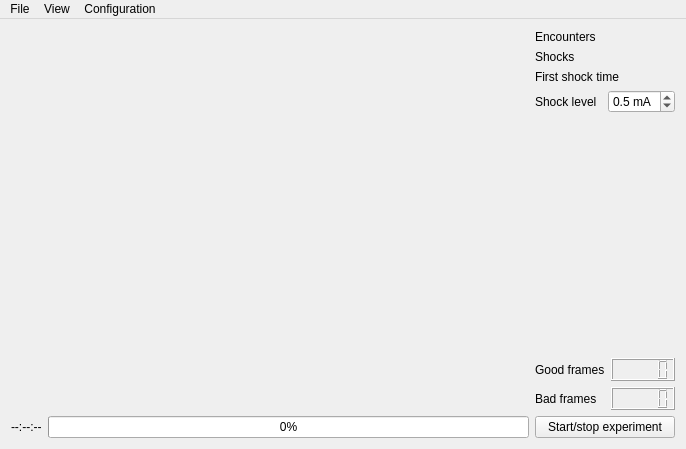
<?xml version="1.0" encoding="UTF-8"?>
<ui version="4.0">
 <class>kachnatracker</class>
 <widget class="QMainWindow" name="kachnatracker">
  <property name="geometry">
   <rect>
    <x>0</x>
    <y>0</y>
    <width>686</width>
    <height>449</height>
   </rect>
  </property>
  <property name="windowTitle">
   <string>Kachna Tracker</string>
  </property>
  <property name="windowIcon">
   <iconset resource="resources.qrc">
    <normaloff>:/icons/resources/duck.png</normaloff>:/icons/resources/duck.png</iconset>
  </property>
  <widget class="QWidget" name="centralWidget">
   <layout class="QHBoxLayout" name="horizontalLayout">
    <item>
     <layout class="QVBoxLayout" name="verticalLayout" stretch="1,0">
      <item>
       <widget class="QLabel" name="displayLabel">
        <property name="text">
         <string/>
        </property>
       </widget>
      </item>
      <item>
       <layout class="QHBoxLayout" name="horizontalLayout_3">
        <item>
         <widget class="QLabel" name="timeLabel">
          <property name="text">
           <string>--:--:--</string>
          </property>
         </widget>
        </item>
        <item>
         <widget class="QProgressBar" name="progressBar">
          <property name="value">
           <number>0</number>
          </property>
         </widget>
        </item>
       </layout>
      </item>
     </layout>
    </item>
    <item>
     <layout class="QVBoxLayout" name="verticalLayout_2">
      <item>
       <layout class="QFormLayout" name="formLayout">
        <property name="fieldGrowthPolicy">
         <enum>QFormLayout::AllNonFixedFieldsGrow</enum>
        </property>
        <item row="0" column="0">
         <widget class="QLabel" name="label">
          <property name="text">
           <string>Encounters</string>
          </property>
         </widget>
        </item>
        <item row="0" column="1">
         <widget class="QLabel" name="encounterLabel">
          <property name="text">
           <string/>
          </property>
         </widget>
        </item>
        <item row="1" column="0">
         <widget class="QLabel" name="label_2">
          <property name="text">
           <string>Shocks</string>
          </property>
         </widget>
        </item>
        <item row="1" column="1">
         <widget class="QLabel" name="shockLabel">
          <property name="text">
           <string/>
          </property>
         </widget>
        </item>
        <item row="2" column="0">
         <widget class="QLabel" name="label_3">
          <property name="text">
           <string>First shock time</string>
          </property>
         </widget>
        </item>
        <item row="2" column="1">
         <widget class="QLabel" name="firstShockLabel">
          <property name="text">
           <string/>
          </property>
         </widget>
        </item>
       </layout>
      </item>
      <item>
       <layout class="QHBoxLayout" name="horizontalLayout_2">
        <item>
         <widget class="QLabel" name="label_7">
          <property name="text">
           <string>Shock level</string>
          </property>
         </widget>
        </item>
        <item>
         <widget class="ShockSpinbox" name="shockBox">
          <property name="suffix">
           <string notr="true"> mA</string>
          </property>
          <property name="decimals">
           <number>1</number>
          </property>
          <property name="minimum">
           <double>0.100000000000000</double>
          </property>
          <property name="maximum">
           <double>0.700000000000000</double>
          </property>
          <property name="singleStep">
           <double>0.100000000000000</double>
          </property>
          <property name="value">
           <double>0.500000000000000</double>
          </property>
         </widget>
        </item>
       </layout>
      </item>
      <item>
       <spacer name="verticalSpacer">
        <property name="orientation">
         <enum>Qt::Vertical</enum>
        </property>
        <property name="sizeHint" stdset="0">
         <size>
          <width>20</width>
          <height>40</height>
         </size>
        </property>
       </spacer>
      </item>
      <item>
       <layout class="QFormLayout" name="formLayout_2">
        <property name="fieldGrowthPolicy">
         <enum>QFormLayout::AllNonFixedFieldsGrow</enum>
        </property>
        <item row="0" column="0">
         <widget class="QLabel" name="label_5">
          <property name="text">
           <string>Good frames</string>
          </property>
         </widget>
        </item>
        <item row="1" column="0">
         <widget class="QLabel" name="label_6">
          <property name="text">
           <string>Bad frames</string>
          </property>
         </widget>
        </item>
        <item row="0" column="1">
         <widget class="QLCDNumber" name="goodFramesLCD"/>
        </item>
        <item row="1" column="1">
         <widget class="QLCDNumber" name="badFramesLCD"/>
        </item>
       </layout>
      </item>
      <item>
       <widget class="QPushButton" name="startButton">
        <property name="text">
         <string>Start/stop experiment</string>
        </property>
       </widget>
      </item>
     </layout>
    </item>
   </layout>
  </widget>
  <widget class="QMenuBar" name="menuBar">
   <property name="geometry">
    <rect>
     <x>0</x>
     <y>0</y>
     <width>686</width>
     <height>21</height>
    </rect>
   </property>
   <widget class="QMenu" name="menuConfiguration">
    <property name="title">
     <string>Configuration</string>
    </property>
    <addaction name="actionImportConfig"/>
    <addaction name="actionExportConfig"/>
    <addaction name="separator"/>
    <addaction name="actionConfigure"/>
   </widget>
   <widget class="QMenu" name="menuFile">
    <property name="title">
     <string>File</string>
    </property>
    <addaction name="actionSave_tracks"/>
    <addaction name="actionSave_screenshot"/>
    <addaction name="separator"/>
    <addaction name="actionDebug"/>
    <addaction name="actionAbout"/>
   </widget>
   <widget class="QMenu" name="menuView">
    <property name="title">
     <string>View</string>
    </property>
    <addaction name="actionVideo_tracking"/>
   </widget>
   <addaction name="menuFile"/>
   <addaction name="menuView"/>
   <addaction name="menuConfiguration"/>
  </widget>
  <action name="actionImportConfig">
   <property name="text">
    <string>Import configuration</string>
   </property>
  </action>
  <action name="actionExportConfig">
   <property name="text">
    <string>Export configuration</string>
   </property>
  </action>
  <action name="actionConfigure">
   <property name="text">
    <string>Configure</string>
   </property>
   <property name="shortcut">
    <string>Ctrl+P</string>
   </property>
  </action>
  <action name="actionSave_tracks">
   <property name="text">
    <string>Save tracks</string>
   </property>
   <property name="shortcut">
    <string>Ctrl+S</string>
   </property>
  </action>
  <action name="actionSave_screenshot">
   <property name="text">
    <string>Save screenshot</string>
   </property>
  </action>
  <action name="actionAbout">
   <property name="text">
    <string>About</string>
   </property>
  </action>
  <action name="actionVideo_tracking">
   <property name="checkable">
    <bool>true</bool>
   </property>
   <property name="text">
    <string>Track over video</string>
   </property>
  </action>
  <action name="actionDebug">
   <property name="text">
    <string>Debug</string>
   </property>
  </action>
 </widget>
 <layoutdefault spacing="6" margin="11"/>
 <customwidgets>
  <customwidget>
   <class>ShockSpinbox</class>
   <extends>QDoubleSpinBox</extends>
   <header>shockspinbox.h</header>
  </customwidget>
 </customwidgets>
 <resources>
  <include location="resources.qrc"/>
 </resources>
 <connections/>
</ui>
